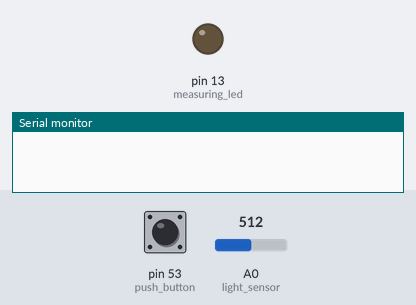
A sketch run on a simulated Arduino Mega 2560, built with avr-gcc and run on an emulated ATmega2560. Parts: output pins drawn as LEDs (lit = HIGH), the last lines printed to the serial monitor. The test bench sets the inputs (shaded band); at power-on: pin 53 (push_button) LOW, A0 (light_sensor) = 512.

Above: at 1.2 s.
1.3 s: pin 53 (push_button) pulled HIGH for 0.15 s
At 2.1 s:
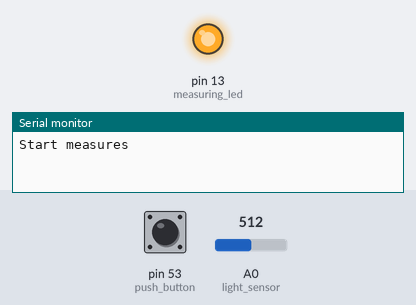
2.9 s: pin 53 (push_button) pulled HIGH for 1 s
At 3.6 s:
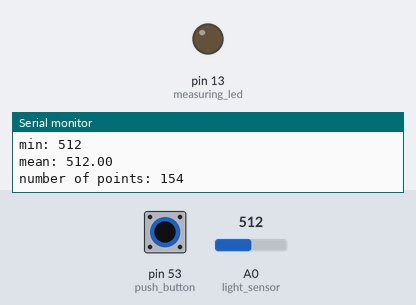
5.4 s: pin 53 (push_button) pulled HIGH for 3.2 s
At 9.3 s:
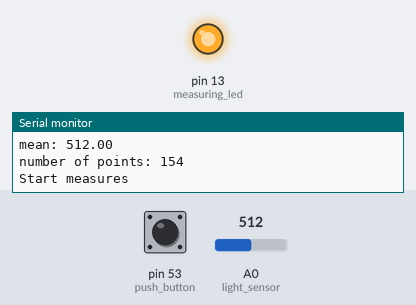
Timing chart, 0 to 36.9 s (numbered marks = the images above; inputs shaded):
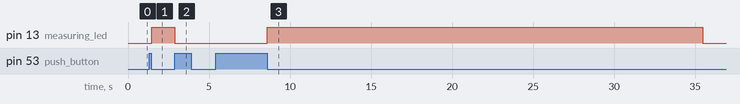

The sketch:

assignment3_1.ino
```cpp
const unsigned long t_measuring=30000;
const unsigned long t_debounce=50;
const unsigned long interval=10;
const int measures_len=(int)(t_measuring/interval); //3000;
const int unmeasured=-1;

const int light_sensor= A0;
const int push_button= 53;
const int measuring_led=13;
int state=0;
int i=0;
unsigned long t=0,t_aux=0;
int is_button_pressed=0;

int minimum=5000,maximum=-1;
long sum=0;
int n=0;

int measures[measures_len];
unsigned long deltat();
int verify_button();

void setup() {
  // put your setup code here, to run once:
  pinMode(push_button, INPUT);
  pinMode(measuring_led, OUTPUT);
  digitalWrite(measuring_led,LOW);
  Serial.begin(9600);
  for(int i=0;i<measures_len;i++){
     measures[i]=unmeasured;
  }

}

void loop() {
  // put your main code here, to run repeatedly:
  switch (state) {
      case 0:
        is_button_pressed=digitalRead(push_button);
        if(is_button_pressed==HIGH){
          t=millis();
          state=1;
        }
        break;
      case 1:
        is_button_pressed=digitalRead(push_button);
        if(deltat()>=t_debounce && is_button_pressed==HIGH){
          t=millis();
          state=2;
        }else if(deltat()>=t_debounce && is_button_pressed==LOW){
          state=0;
        }
        break;
       case 2:
        is_button_pressed=digitalRead(push_button);
        if(is_button_pressed==LOW){
          state=3;
          Serial.println("Start measures");
          i=0;
        }
        break;
      case 3:
        digitalWrite(measuring_led,HIGH);
        is_button_pressed=digitalRead(push_button);
        if(deltat()>=(i+1)*10 && i<measures_len){
          measures[i]=analogRead(light_sensor);
          i++;
        }
        if(deltat()>=t_measuring || is_button_pressed==HIGH){
          state=4;
          Serial.println("Stop measures");
        }
        break;
      case 4:
        digitalWrite(measuring_led, LOW);
        Serial.println("Printing results");
        for(int i=0;i<measures_len;i++){
          if(measures[i]>0){
            if(measures[i]>maximum){
              maximum=measures[i];
            }else if(measures[i]<minimum){
              minimum=measures[i];
            }
            sum+=measures[i];
            n++;
          }else{
            break;
          }
        }
        Serial.print("max: ");
        Serial.println(maximum);
        Serial.print("min: ");
        Serial.println(minimum);
        Serial.print("mean: ");
        Serial.println((float)sum/(float)n);
        Serial.print("number of points: ");
        Serial.println(n);

        if(is_button_pressed==HIGH && deltat()>t_debounce){
          state=5;
        }else if(is_button_pressed==LOW){
          state=6;
        }
        break;
      case 5:
        is_button_pressed=digitalRead(push_button);
        if(is_button_pressed==LOW){
          state=6;
        }
        break;
      case 6:
        for(int i=0;i<measures_len;i++){
          measures[i]=unmeasured;
        }
        minimum=5000;
        maximum=unmeasured;
        sum=0;
        n=0;
        state=0;
        break;
      default:
        Serial.println("reseting FSM");
        state=6;
  }

}

unsigned long deltat(){
  return millis()-t;
}
```

Measured:
- after the input at 1.3 s, pin 13 (measuring_led): LOW → HIGH after 0.15 s
- after the input at 2.9 s, pin 13 (measuring_led): HIGH → LOW at once
- after the input at 5.4 s, pin 13 (measuring_led): LOW → HIGH after 3.2 s, → LOW 26.9 s later
